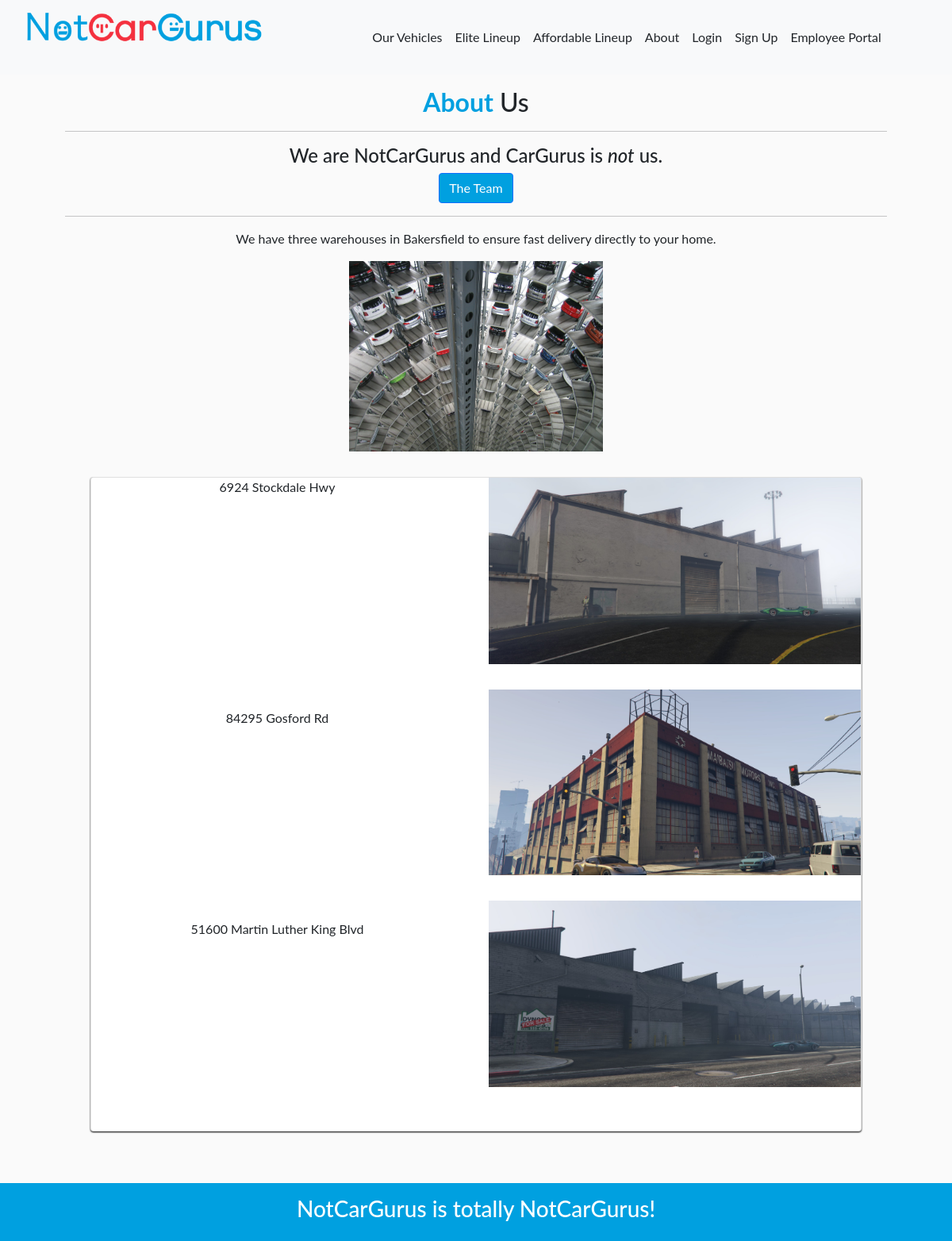
The page /PUBLIC_HTML/about.php on the database its author committed.
### tables this page shows
CREATE TABLE Warehouse
(
    
    W_ID TINYINT(4) UNSIGNED PRIMARY KEY NOT NULL AUTO_INCREMENT,
    W_Address VARCHAR(255) NOT NULL,
    W_Image VARCHAR(255)
);

### PUBLIC_HTML/about.php (the view, shortened to what this page needs)
<div data-aos="fade-down"  data-aos-duration="2500">
<?php
include "./nav.php";?>
</div>
<?php
include "./header.php";
include "./connect.php";
?>
<?php $result = $conn->query("SELECT * FROM Warehouse"); ?>
<div class="container mt-3" style="text-align: center;">
  <h2 style="text-align:center;"><b>About</b> Us</h2><hr>
  <h4>We are NotCarGurus and CarGurus is <i>not</i> us.</h4>
  <button type="button" class="btn btn-primary" style="background:rgb(0, 160, 224);" data-toggle="collapse" data-target="#demo">The Team</button>
  <hr ><p>We have three warehouses in Bakersfield to ensure fast delivery directly to your home.</p>
  <img data-aos="zoom-out" data-aos-duration="2500" style="width:40vh" src="./images/warehouse.jpg"><br>
  <div class="container" style="margin-top: 2rem; margin-bottom:2rem">
    <div  data-aos="zoom-in" class="card">
      <?php while ($row = $result->fetch_assoc()):?>
      <?= $row['W_Address'] ?><br>
      <img class="thumbnail" src="<?= $row['W_Image'] ?>"><br>
      <?php endwhile;?>
    </div>
  </div>
</div>
<?php include "./footer.php";?>

### PUBLIC_HTML/style.css (style rules this page uses)
* { border: 0; box-sizing: border-box; margin: 0; padding: 0; }
.thumbnail { width: 300px; margin:auto; max-width: 720px; }
.container { max-width: 1100px; margin: auto; overflow: auto; padding: 0 2rem; }
.card { display: grid; grid-template-columns: 1fr 1fr; grid-gap: 2rem; margin-bottom: 2rem; box-shadow: 0 1px 2px 0 #000; }
.card img { width: 100%; }
b { color: rgb(0, 160, 224); }

### rows shown on the page
warehouse: W_Address "6924 Stockdale Hwy", W_Image (picture)
warehouse: W_Address "84295 Gosford Rd", W_Image (picture)
warehouse: W_Address "51600 Martin Luther King Blvd", W_Image (picture)

### other values the page prints
PAGE_TITLE "NotCarGurus"
